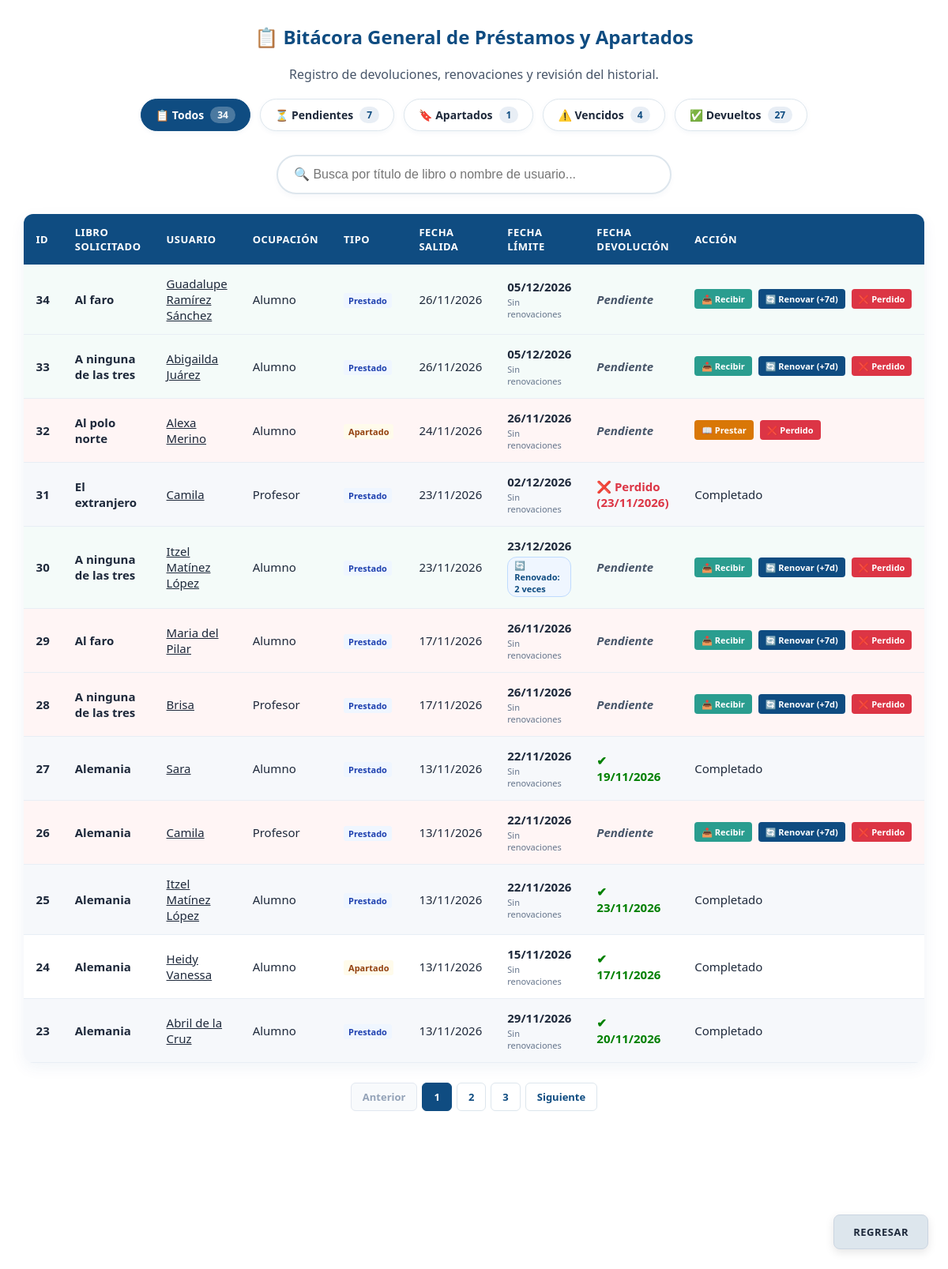
The page /prestamos.php (signed in) on the database its author committed.
### tables this page shows
CREATE TABLE `prestamos` (
  `id_prestamo` int(11) NOT NULL AUTO_INCREMENT,
  `id_alumnos` int(11) DEFAULT NULL,
  `id_profesores` int(11) DEFAULT NULL,
  `id_libro` int(11) NOT NULL,
  `Cantidad` int(11) DEFAULT 1,
  `tipo_movimiento` varchar(50) DEFAULT 'Prestado',
  `fecha_salida` date NOT NULL,
  `fecha_devolucion_esperada` date NOT NULL,
  `fecha_devolucion_real` date DEFAULT NULL,
  `estado_libro` varchar(100) DEFAULT NULL,
  `Renovacion` varchar(50) DEFAULT NULL,
  PRIMARY KEY (`id_prestamo`),
  KEY `id_alumnos` (`id_alumnos`),
  KEY `id_profesores` (`id_profesores`),
  KEY `id_libros` (`id_libro`)
);

CREATE TABLE `libros` (
  `id_libro` int(11) NOT NULL AUTO_INCREMENT,
  `Titulo` varchar(255) NOT NULL,
  `Autor` varchar(150) DEFAULT NULL,
  `Categoria` varchar(100) DEFAULT 'Novela y Narrativa',
  `Editorial` varchar(100) DEFAULT NULL,
  `ISBN` varchar(100) DEFAULT NULL,
  `ano` int(11) NOT NULL,
  `País` varchar(100) DEFAULT NULL,
  `Idioma` varchar(50) DEFAULT NULL,
  `Descripción` varchar(100) DEFAULT NULL,
  `Encabezamiento de Materia` varchar(100) DEFAULT NULL,
  `Ejemplares_totales` int(11) DEFAULT 0,
  `Ejemplares_disponibles` int(11) DEFAULT 0,
  `Ejemplares_prestados` int(11) DEFAULT 0,
  `Clasificación` varchar(100) DEFAULT NULL,
  PRIMARY KEY (`id_libro`)
);

### prestamos.php (the view, shortened to what this page needs)
<?php
require_once 'conexion.php';
$fecha_hoy = date('Y-m-d');
$filtro_actual = $_GET['filtro'] ?? 'todos';
$conteo_todos = $conexion->query("SELECT COUNT(*) AS total FROM prestamos")->fetch_assoc()['total'] ?? 0;
$conteo_pendientes = $conexion->query("SELECT COUNT(*) AS total FROM prestamos WHERE fecha_devolucion_real IS NULL")->fetch_assoc()['total'] ?? 0;
$conteo_apartados = $conexion->query("SELECT COUNT(*) AS total FROM prestamos WHERE tipo_movimiento = 'Apartado' AND fecha_devolucion_real IS NULL")->fetch_assoc()['total'] ?? 0;
$conteo_vencidos = $conexion->query("SELECT COUNT(*) AS total FROM prestamos WHERE fecha_devolucion_real IS NULL AND fecha_devolucion_esperada < '$fecha_hoy'")->fetch_assoc()['total'] ?? 0;
$conteo_devueltos = $conexion->query("SELECT COUNT(*) AS total FROM prestamos WHERE fecha_devolucion_real IS NOT NULL")->fetch_assoc()['total'] ?? 0;
$condicion_where = "";
$registros_por_pagina = 12;
$pagina_actual = isset($_GET['pagina']) ? filter_input(INPUT_GET, 'pagina', FILTER_VALIDATE_INT) : 1;
$inicio = ($pagina_actual - 1) * $registros_por_pagina;
$total_res = $conexion->query("SELECT COUNT(*) AS total FROM prestamos p $condicion_where");
$total_filas = $total_res->fetch_assoc()['total'] ?? 0;
$total_paginas = ceil($total_filas / $registros_por_pagina);
$sql_bitacora = "SELECT
                    p.id_prestamo,
                             l.Titulo AS Libro,
                    COALESCE(
                        NULLIF(TRIM(CONCAT_WS(' ', a.Nombre, a.Apellido_Paterno, a.Apellido_Materno)), ''),
                        NULLIF(TRIM(CONCAT_WS(' ', prof.Nombre, prof.Apellido_Paterno, prof.Apellido_Materno)), ''),
                        'Desconocido'
                    ) AS Persona,
                    CASE WHEN a.id_Alumnos IS NOT NULL THEN 'Alumno' ELSE 'Profesor' END AS TipoPersona,
                    p.fecha_salida,
                    p.fecha_devolucion_esperada,
                    p.fecha_devolucion_real,
                    p.tipo_movimiento,
                    p.estado_libro,
                    IFNULL(p.Renovacion, 0) AS veces_renovado
                 FROM prestamos p
                 JOIN libros l ON p.id_libro = l.id_libro
                 LEFT JOIN alumnos a ON p.id_alumnos = a.id_Alumnos
                 LEFT JOIN profesores prof ON p.id_profesores = prof.id_profesores
                 $condicion_where
                 ORDER BY p.id_prestamo DESC
                 LIMIT $registros_por_pagina OFFSET $inicio";
$resultado_bitacora = $conexion->query($sql_bitacora);
?>
<!DOCTYPE html>
<html lang="es">
<head>
    <link rel="stylesheet" href="style.css?v=<?php echo time(); ?>">
</head>
<body class="body2">
    <h2 style="text-align: center; color: #0F4C81; margin-top: 30px;">📋 Bitácora General de Préstamos y Apartados</h2>
    <p style="text-align: center; color: #475569; margin-bottom: 20px;">Registro de devoluciones, renovaciones y revisión del historial.</p>
    <div class="barra-filtros">
        <a href="prestamos.php?filtro=todos" class="tab-filtro <?php echo $filtro_actual === 'todos' ? 'activa' : ''; ?>">
            📋 Todos <span class="badge-filtro"><?php echo $conteo_todos; ?></span>
        </a>
        <a href="prestamos.php?filtro=pendientes" class="tab-filtro <?php echo $filtro_actual === 'pendientes' ? 'activa' : ''; ?>">
            ⏳ Pendientes <span class="badge-filtro"><?php echo $conteo_pendientes; ?></span>
        </a>
        <a href="prestamos.php?filtro=apartados" class="tab-filtro <?php echo $filtro_actual === 'apartados' ? 'activa-apartados' : ''; ?>">
            🔖 Apartados <span class="badge-filtro"><?php echo $conteo_apartados; ?></span>
        </a>
        <a href="prestamos.php?filtro=vencidos" class="tab-filtro <?php echo $filtro_actual === 'vencidos' ? 'activa-vencidos' : ''; ?>">
            ⚠️ Vencidos <span class="badge-filtro"><?php echo $conteo_vencidos; ?></span>
        </a>
        <a href="prestamos.php?filtro=devueltos" class="tab-filtro <?php echo $filtro_actual === 'devueltos' ? 'activa-devueltos' : ''; ?>">
            ✅ Devueltos <span class="badge-filtro"><?php echo $conteo_devueltos; ?></span>
        </a>
    </div>
    <div class="contenedor-busqueda" style="width: 95%; max-width: 500px; margin: 0 auto 20px auto; text-align: center;">
        <input type="text" id="buscador-bitacora" class="input-busqueda"
               placeholder="🔍 Busca por título de libro o nombre de usuario..."
               style="width: 100%; padding: 12px 20px; font-size: 15px; border: 2px solid #DDE6ED; border-radius: 30px; outline: none; box-sizing: border-box; box-shadow: 0 4px 6px rgba(15, 76, 129, 0.03);">
    </div>
    <table class="tabla-datos" style="max-width: 95%; margin: 20px auto; font-size: 13px;">
        <thead>
            <tr>
                <th>ID</th>
                <th>Libro Solicitado</th>
                <th>Usuario</th>
                <th>Ocupación</th>
                <th>Tipo</th>
                <th>Fecha Salida</th>
                <th>Fecha Límite</th>
                <th>Fecha Devolución</th>
                <th>Acción</th>
            </tr>
        </thead>
        <tbody>
            <?php if ($resultado_bitacora && $resultado_bitacora->num_rows > 0): ?>
                <?php
                $fecha_hoy_timestamp = strtotime($fecha_hoy);
                $contador_visual = $total_filas - $inicio;
                while ($fila = $resultado_bitacora->fetch_assoc()):
                    $entregado = ($fila['fecha_devolucion_real'] !== null);
                    $es_apartado = ($fila['tipo_movimiento'] === 'Apartado');
                    $es_perdido = ($fila['estado_libro'] === 'Perdido');
                    $veces_renovado = (int)($fila['veces_renovado'] ?? 0);
                    $clase_fila = '';
                    if (!$entregado) {
                        $fecha_limite_timestamp = strtotime($fila['fecha_devolucion_esperada']);
                        $segundos_diferencia = $fecha_limite_timestamp - $fecha_hoy_timestamp;
                        $dias_restantes = round($segundos_diferencia / (60 * 60 * 24));
                        if ($dias_restantes < 0) {
                            $clase_fila = 'entrega-vencida';
                        } elseif ($dias_restantes == 0) {
                            $clase_fila = 'entrega-hoy';
                        } else {
                            $clase_fila = 'entrega-proxima';
                        }
                    }
                    ?>
                    <tr class="<?php echo $clase_fila; ?>">
                        <td style="font-weight: bold; text-align: center;"><?php echo $contador_visual; ?></td>
                        <td><b><?php echo htmlspecialchars($fila['Libro']); ?></b></td>
                        <td><u><?php echo htmlspecialchars($fila['Persona']); ?></u></td>
                        <td><?php echo $fila['TipoPersona']; ?></td>
                        <td>
                            <span style="padding: 2px 6px; border-radius: 3px; font-size: 11px; font-weight: bold; background-color: <?php echo $es_apartado ? '#FFFBEB' : '#EFF6FF'; ?>; color: <?php echo $es_apartado ? '#92400E' : '#1E40AF'; ?>;">
                                <?php echo htmlspecialchars($fila['tipo_movimiento'] ?? 'Prestado'); ?>
                            </span>
                        </td>
                        <td><?php echo date('d/m/Y', strtotime($fila['fecha_salida'])); ?></td>
                        <td>
                            <strong><?php echo date('d/m/Y', strtotime($fila['fecha_devolucion_esperada'])); ?></strong>
                            <?php if ($veces_renovado > 0): ?>
                                <span class="badge-renovaciones">
                                    🔄 Renovado: <?php echo $veces_renovado; ?> <?php echo ($veces_renovado === 1) ? 'vez' : 'veces'; ?>
                                </span>
                            <?php else: ?>
                                <span class="sin-renovaciones">Sin renovaciones</span>
                            <?php endif; ?>
                        </td>
                        <td>
                            <?php if ($entregado): ?>
                                <?php if ($es_perdido): ?>
                                    <span style="color: #DC3545; font-weight: bold;">❌ Perdido (<?php echo date('d/m/Y', strtotime($fila['fecha_devolucion_real'])); ?>)</span>
                                <?php else: ?>
                                    <span style="color: green; font-weight: bold;">✔ <?php echo date('d/m/Y', strtotime($fila['fecha_devolucion_real'])); ?></span>
                                <?php endif; ?>
                            <?php else: ?>
                                <span style="color: #475569; font-style: italic; font-weight: bold;">Pendiente</span>
                            <?php endif; ?>
                        </td>
                        <td>
                            <?php if (!$entregado): ?>
                                <?php if ($es_apartado): ?>
                                    <a href="prestamos.php?filtro=<?php echo urlencode($filtro_actual); ?>&convertir_prestamo_id=<?php echo $fila['id_prestamo']; ?>" class="btn-accion-prestar" onclick="return confirm('¿El usuario ya recogió el libro apartado? Se cambiará a Préstamo activo por 9 días.');">📖 Prestar</a>
                                <?php else: ?>
                                    <a href="prestamos.php?filtro=<?php echo urlencode($filtro_actual); ?>&devolver_id=<?php echo $fila['id_prestamo']; ?>" class="btn-accion-recibir" onclick="return confirm('¿Confirmas la entrega física del libro?');">📥 Recibir</a>
                                    <a href="prestamos.php?filtro=<?php echo urlencode($filtro_actual); ?>&renovar_id=<?php echo $fila['id_prestamo']; ?>" class="btn-accion-renovar" onclick="return confirm('¿Deseas renovar este préstamo por 7 días adicionales?');">🔄 Renovar (+7d)</a>
                                <?php endif; ?>
                                <a href="prestamos.php?filtro=<?php echo urlencode($filtro_actual); ?>&perdido_id=<?php echo $fila['id_prestamo']; ?>" class="btn-accion-perdido" onclick="return confirm('⚠️ ¿Seguro que deseas reportar este libro como PERDIDO permanentemente? Esto afectará los totales.');">❌ Perdido</a>
                                <?php else: ?>
                                <span class="texto-completado">Completado</span>
                            <?php endif; ?>
                        </td>
                    </tr>
                <?php
                    $contador_visual--;
                endwhile; ?>
            <?php else: ?>
                <tr>
                    <td colspan="9" style="text-align: center; font-weight: bold; padding: 20px;">No hay registros que coincidan.</td>
                </tr>
            <?php endif; ?>
        </tbody>
    </table>
    <?php if ($total_paginas > 1): ?>
        <div class="paginacion">
          <?php if ($pagina_actual > 1): ?>
            <a href="prestamos.php?filtro=<?php echo urlencode($filtro_actual); ?>&pagina=<?php echo $pagina_actual - 1; ?>">« Anterior</a>
          <?php else: ?>
            <span class="desactivado">Anterior</span>
          <?php endif; ?>
          <?php for ($i = 1; $i <= $total_paginas; $i++): ?>
            <a href="prestamos.php?filtro=<?php echo urlencode($filtro_actual); ?>&pagina=<?php echo $i; ?>" class="<?php echo ($i === $pagina_actual) ? 'activa' : ''; ?>">
              <?php echo $i; ?>
            </a>
          <?php endfor; ?>
          <?php if ($pagina_actual < $total_paginas): ?>
            <a href="prestamos.php?filtro=<?php echo urlencode($filtro_actual); ?>&pagina=<?php echo $pagina_actual + 1; ?>">Siguiente</a>
          <?php else: ?>
            <span class="desactivado">Siguiente</span>
          <?php endif; ?>
        </div>
    <?php endif; ?>
    <div class="z1">
        <a class="z2" href="registro.php">REGRESAR</a>
    </div>
</body>
</html>

### rows shown on the page
prestamos: id_libro.Titulo "Al faro", Persona "Guadalupe Ramírez Sánchez", TipoPersona "Alumno", tipo_movimiento "Prestado", fecha_salida "26/11/2026", fecha_devolucion_esperada "05/12/2026", shows "Sin renovaciones", shows "Pendiente"
prestamos: id_libro.Titulo "A ninguna de las tres", Persona "Abigailda Juárez", TipoPersona "Alumno", tipo_movimiento "Prestado", fecha_salida "26/11/2026", fecha_devolucion_esperada "05/12/2026", shows "Sin renovaciones", shows "Pendiente"
prestamos: id_libro.Titulo "Al polo norte", Persona "Alexa Merino", TipoPersona "Alumno", tipo_movimiento "Apartado", fecha_salida "24/11/2026", fecha_devolucion_esperada "26/11/2026", shows "Sin renovaciones", shows "Pendiente"
prestamos: id_libro.Titulo "El extranjero", Persona "Camila", TipoPersona "Profesor", tipo_movimiento "Prestado", fecha_salida "23/11/2026", fecha_devolucion_esperada "02/12/2026", shows "Sin renovaciones", fecha_devolucion_real "23/11/2026", shows "Completado"
prestamos: id_libro.Titulo "A ninguna de las tres", Persona "Itzel Matínez López", TipoPersona "Alumno", tipo_movimiento "Prestado", fecha_salida "23/11/2026", fecha_devolucion_esperada "23/12/2026", veces_renovado "2", shows "Pendiente"
prestamos: id_libro.Titulo "Al faro", Persona "Maria del Pilar", TipoPersona "Alumno", tipo_movimiento "Prestado", fecha_salida "17/11/2026", fecha_devolucion_esperada "26/11/2026", shows "Sin renovaciones", shows "Pendiente"
prestamos: id_libro.Titulo "A ninguna de las tres", Persona "Brisa", TipoPersona "Profesor", tipo_movimiento "Prestado", fecha_salida "17/11/2026", fecha_devolucion_esperada "26/11/2026", shows "Sin renovaciones", shows "Pendiente"
prestamos: id_libro.Titulo "Alemania", Persona "Sara", TipoPersona "Alumno", tipo_movimiento "Prestado", fecha_salida "13/11/2026", fecha_devolucion_esperada "22/11/2026", shows "Sin renovaciones", fecha_devolucion_real "19/11/2026", shows "Completado"
prestamos: id_libro.Titulo "Alemania", Persona "Camila", TipoPersona "Profesor", tipo_movimiento "Prestado", fecha_salida "13/11/2026", fecha_devolucion_esperada "22/11/2026", shows "Sin renovaciones", shows "Pendiente"
prestamos: id_libro.Titulo "Alemania", Persona "Itzel Matínez López", TipoPersona "Alumno", tipo_movimiento "Prestado", fecha_salida "13/11/2026", fecha_devolucion_esperada "22/11/2026", shows "Sin renovaciones", fecha_devolucion_real "23/11/2026", shows "Completado"
prestamos: id_libro.Titulo "Alemania", Persona "Heidy Vanessa", TipoPersona "Alumno", tipo_movimiento "Apartado", fecha_salida "13/11/2026", fecha_devolucion_esperada "15/11/2026", shows "Sin renovaciones", fecha_devolucion_real "17/11/2026", shows "Completado"
prestamos: id_libro.Titulo "Alemania", Persona "Abril de la Cruz", TipoPersona "Alumno", tipo_movimiento "Prestado", fecha_salida "13/11/2026", fecha_devolucion_esperada "29/11/2026", shows "Sin renovaciones", fecha_devolucion_real "20/11/2026", shows "Completado"

### other values the page prints
$conteo_todos "34"
$conteo_pendientes "7"
$conteo_apartados "1"
$conteo_vencidos "4"
$conteo_devueltos "27"
